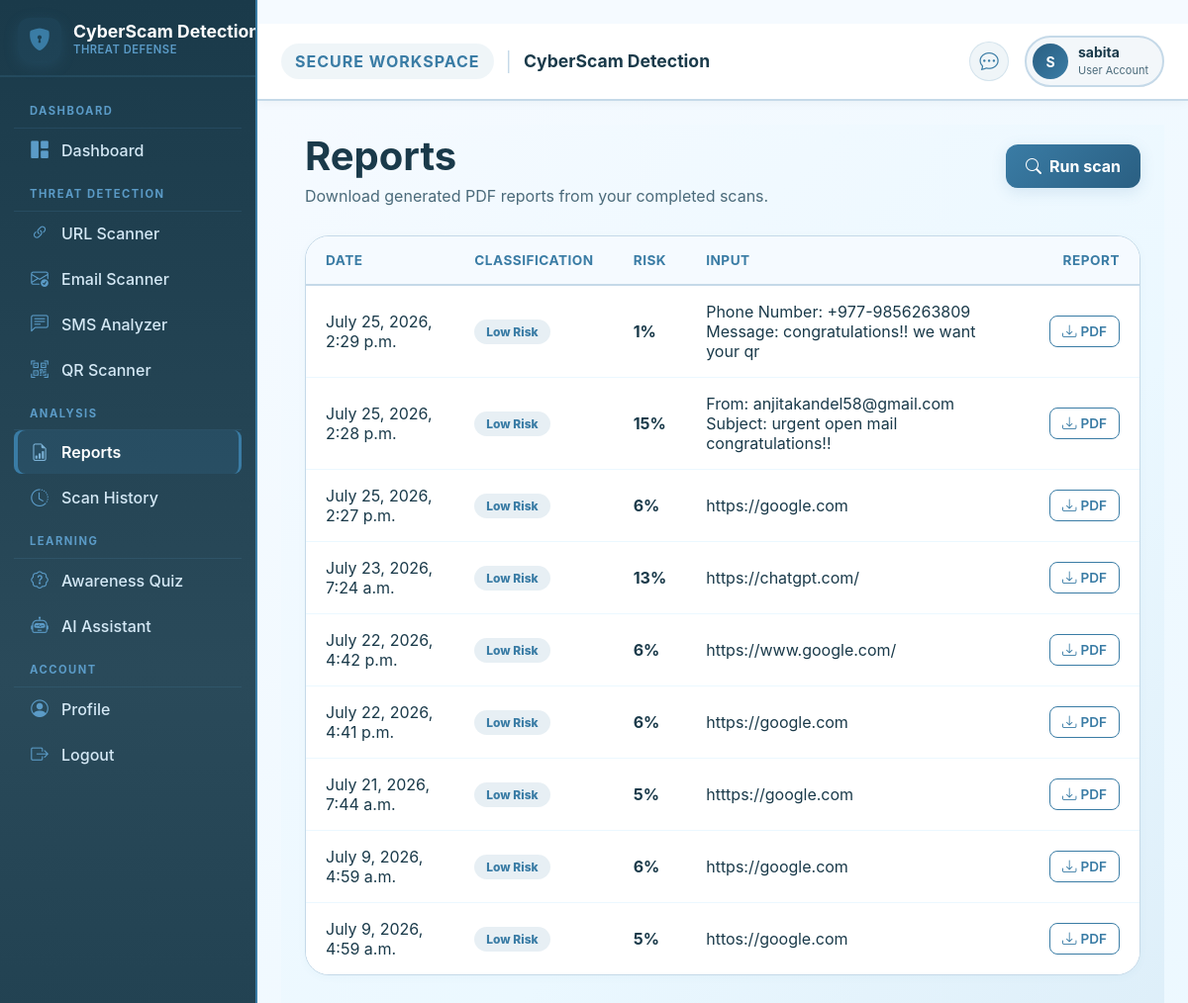
Page /reports/ (signed in) on the committed database.
### users/models.py (models this page shows, shortened)
class CustomUser(AbstractUser):
    class Role(models.TextChoices):
        ADMIN = "admin", "Administrator"
        USER = "user", "User"
    role = models.CharField(
        max_length=20,
        choices=Role.choices,
        default=Role.USER,
    )
    @property
    def is_admin_role(self):
        return (
            self.role == self.Role.ADMIN
            or self.is_staff
            or self.is_superuser
        )

### scanner/models.py (models this page shows, shortened)
class ScanResult(models.Model):
    class Classification(models.TextChoices):
        LOW = 'Low Risk', 'Low Risk'
        MEDIUM = 'Medium Risk', 'Medium Risk'
        HIGH = 'High Risk', 'High Risk'
    user = models.ForeignKey(settings.AUTH_USER_MODEL, on_delete=models.CASCADE, related_name='scan_results')
    input = models.TextField()
    risk_score = models.PositiveSmallIntegerField()
    classification = models.CharField(max_length=20, choices=Classification)
    explanation = models.JSONField(default=list)
    recommendation = models.TextField()
    report_file = models.FileField(upload_to='reports/', blank=True)
    timestamp = models.DateTimeField(auto_now_add=True)
    class Meta:
        ordering = ['-timestamp']

### reports/views.py (the view)
# urls.py: path('', reports_home, name='home'),
@login_required
def reports_home(request):
    scans = ScanResult.objects.filter(user=request.user).exclude(report_file='')[:25]
    return render(request, 'reports/home.html', {'scans': scans})

### templates/reports/home.html (shortened to what this page needs)
﻿{% extends 'dashboard/layout.html' %}
{% block content %}
<div class="content-container">
    <section class="dashboard-header">
        <div>
            <h1 class="fw-bold mt-2 mb-1" style="color: #1A3A4A;">Reports</h1>
            <p class="text-muted-soft mb-0" style="color: #4A6A7A;">Download generated PDF reports from your completed scans.</p>
        </div>
        <a class="btn btn-cyber" href="{% url 'scanner:url_scan' %}" style="background: linear-gradient(135deg, #3A7CA5, #2A5F82); color: white; border: none; border-radius: 12px; padding: 10px 20px; font-weight: 700; text-decoration: none; display: inline-flex; align-items: center; transition: all 0.3s ease; box-shadow: 0 4px 15px rgba(58, 124, 165, 0.15);">
            <i class="bi bi-search me-2"></i>Run scan
        </a>
    </section>
    <section class="dashboard-table-card">
        <div class="table-responsive">
            <table class="table align-middle">
                <thead>
                    <tr>
                        <th style="color: #3A7CA5; font-weight: 700; border-bottom: 2px solid #C5D9E8;">Date</th>
                        <th style="color: #3A7CA5; font-weight: 700; border-bottom: 2px solid #C5D9E8;">Classification</th>
                        <th style="color: #3A7CA5; font-weight: 700; border-bottom: 2px solid #C5D9E8;">Risk</th>
                        <th style="color: #3A7CA5; font-weight: 700; border-bottom: 2px solid #C5D9E8;">Input</th>
                        <th class="text-end" style="color: #3A7CA5; font-weight: 700; border-bottom: 2px solid #C5D9E8;">Report</th>
                    </tr>
                </thead>
                <tbody>
                    {% for scan in scans %}
                        <tr>
                            <td style="color: #1A3A4A;">{{ scan.timestamp }}</td>
                            <td><span class="risk-badge {% if scan.risk_score >= 70 %}status-high{% elif scan.risk_score >= 40 %}status-medium{% else %}status-low{% endif %}">{{ scan.classification }}</span></td>
                            <td><strong style="color: #1A3A4A;">{{ scan.risk_score }}%</strong></td>
                            <td class="text-break" style="color: #1A3A4A;">{{ scan.input|truncatechars:90 }}</td>
                            <td class="text-end">
                                {% if scan.report_file %}
                                    <a class="btn btn-outline-cyber btn-sm" href="{{ scan.report_file.url }}" target="_blank" rel="noopener" style="border: 1px solid #3A7CA5; color: #3A7CA5; border-radius: 8px; padding: 5px 12px; font-weight: 600; text-decoration: none; transition: all 0.3s ease; display: inline-flex; align-items: center; background: transparent; font-size: 0.85rem;">
                                        <i class="bi bi-download me-1"></i>PDF
                                    </a>
                                {% else %}
                                    <span class="text-muted-soft" style="color: #4A6A7A;">Unavailable</span>
                                {% endif %}
                            </td>
                        </tr>
                    {% empty %}
                        <tr><td colspan="5" class="text-center py-5" style="color: #4A6A7A;">No generated reports yet.</td></tr>
                    {% endfor %}
                </tbody>
            </table>
        </div>
    </section>
</div>
{% endblock %}

### templates/dashboard/layout.html (shortened to what this page needs)
﻿{% load static %}
<!doctype html>
<html lang="en">
<head>
    <link href="https://cdn.jsdelivr.net/npm/bootstrap@5.3.3/dist/css/bootstrap.min.css" rel="stylesheet">
    <link href="https://cdn.jsdelivr.net/npm/bootstrap-icons@1.11.3/font/bootstrap-icons.css" rel="stylesheet">
    <link href="{% static 'css/app.css' %}" rel="stylesheet">
    <link href="{% static 'css/dashboard.css' %}" rel="stylesheet">
</head>
<body class="dashboard-body">
    <div class="logged-in-shell">
        <aside class="dashboard-sidebar" id="dashboardSidebar" aria-label="CyberShield AI navigation" style="background: linear-gradient(180deg, #1A3A4A 0%, #2A4A5A 50%, #1A3A4A 100%); border-right: 2px solid #3A7CA5; position: fixed; top: 0; left: 0; bottom: 0; width: 260px; overflow-y: auto; z-index: 1040; height: 100vh;">
            <div class="sidebar-brand" style="border-bottom: 2px solid rgba(91, 155, 199, 0.15);">
                <a href="/dashboard/" class="brand-link" aria-label="CyberShield AI dashboard" style="display: flex; align-items: center; gap: 12px; text-decoration: none; white-space: nowrap;">
                    <span class="brand-mark" style="background: linear-gradient(135deg, #2A5F82, #3A7CA5); width: 44px; height: 44px; border-radius: 12px; display: flex; align-items: center; justify-content: center; box-shadow: 0 4px 15px rgba(58, 124, 165, 0.2); flex-shrink: 0;">
                        <i class="bi bi-shield-lock-fill" style="color: #ffffff; font-size: 1.4rem;"></i>
                    </span>
                    <span style="display: flex; flex-direction: column; line-height: 1.2;">
                        <strong style="color: #ffffff; font-size: 1.1rem; font-weight: 700; display: block; white-space: nowrap;">CyberScam Detection</strong>
                        <small style="color: #5B9BC7; font-size: 0.7rem; text-transform: uppercase; letter-spacing: 0.5px; font-weight: 600;">Threat Defense</small>
                    </span>
                </a>
            </div>
            <div class="sidebar-panel collapse show" id="dashboardSidebarPanel">
                <nav class="sidebar-nav">
                    <p class="sidebar-heading" style="color: #5B9BC7; border-bottom-color: rgba(91, 155, 199, 0.15);">Dashboard</p>
                    <a class="sidebar-link {% if request.path == '/dashboard/' or request.path == '/dashboard/user/' %}active{% endif %}" href="/dashboard/">
                        <i class="bi bi-grid-1x2-fill"></i><span>Dashboard</span>
                    </a>
                    <p class="sidebar-heading" style="color: #5B9BC7; border-bottom-color: rgba(91, 155, 199, 0.15);">Threat Detection</p>
                    <a class="sidebar-link {% if request.path == '/scanner/url/' %}active{% endif %}" href="{% url 'scanner:url_scan' %}">
                        <i class="bi bi-link-45deg"></i><span>URL Scanner</span>
                    </a>
                    <a class="sidebar-link {% if request.path == '/scanner/email/' %}active{% endif %}" href="{% url 'scanner:email_scan' %}">
                        <i class="bi bi-envelope-check"></i><span>Email Scanner</span>
                    </a>
                    <a class="sidebar-link {% if request.path == '/scanner/sms/' %}active{% endif %}" href="{% url 'scanner:sms_scan' %}">
                        <i class="bi bi-chat-left-text"></i><span>SMS Analyzer</span>
                    </a>
                    <a class="sidebar-link {% if request.path == '/scanner/qr/' %}active{% endif %}" href="{% url 'scanner:qr_upload' %}">
                        <i class="bi bi-qr-code-scan"></i><span>QR Scanner</span>
                    </a>
                    <p class="sidebar-heading" style="color: #5B9BC7; border-bottom-color: rgba(91, 155, 199, 0.15);">Analysis</p>
                    <a class="sidebar-link {% if request.path == '/reports/' %}active{% endif %}" href="{% url 'reports:home' %}">
                        <i class="bi bi-file-earmark-bar-graph"></i><span>Reports</span>
                    </a>
                    <a class="sidebar-link {% if request.path == '/history/' %}active{% endif %}" href="{% url 'scan_history' %}">
                        <i class="bi bi-clock-history"></i><span>Scan History</span>
                    </a>
                    <p class="sidebar-heading" style="color: #5B9BC7; border-bottom-color: rgba(91, 155, 199, 0.15);">Learning</p>
                    <a class="sidebar-link {% if request.path == '/quiz/' or request.path == '/quiz/attempt/' or request.path|slice:':13' == '/quiz/result/' %}active{% endif %}" href="{% url 'quiz:home' %}">
                        <i class="bi bi-patch-question"></i><span>Awareness Quiz</span>
                    </a>
                    <a class="sidebar-link {% if request.path == '/chatbot/' %}active{% endif %}" href="{% url 'chatbot:home' %}">
                        <i class="bi bi-robot"></i><span>AI Assistant</span>
                    </a>
                    <p class="sidebar-heading" style="color: #5B9BC7; border-bottom-color: rgba(91, 155, 199, 0.15);">Account</p>
                    <a class="sidebar-link {% if request.path == '/accounts/profile/' %}active{% endif %}" href="{% url 'account_profile' %}">
                        <i class="bi bi-person-circle"></i><span>Profile</span>
                    </a>
                    <button class="sidebar-link logout-link" type="button" id="showLogoutModal">
                        <i class="bi bi-box-arrow-right"></i><span>Logout</span>
                    </button>
                </nav>
            </div>
        </aside>
        <div class="dashboard-main-wrap" style="margin-left: 260px;">
            <header class="dashboard-topbar" style="background: #FFFFFF; border-bottom: 2px solid #C5D9E8; position: sticky; top: 0; z-index: 1030; padding: 12px 24px; box-shadow: 0 2px 10px rgba(0,0,0,0.04);">
                <div class="topbar-title" style="display: flex; align-items: center; gap: 12px;">
                    <span class="section-kicker" style="color: #3A7CA5; font-size: 1rem; font-weight: 700; text-transform: uppercase; letter-spacing: 1px; margin: 0;">Secure Workspace</span>
                    <span style="color: #C5D9E8; font-size: 1.2rem;">|</span>
                    <strong style="color: #1A3A4A; font-size: 1.1rem;">{% block page_heading %}CyberScam Detection{% endblock %}</strong>
                </div>
                <div class="topbar-actions" style="display: flex; align-items: center; gap: 16px;">
                    <a class="topbar-icon" href="{% url 'chatbot:home' %}" aria-label="Open AI assistant" style="color: #3A7CA5; background: rgba(58, 124, 165, 0.08); border-radius: 50%; width: 40px; height: 40px; display: flex; align-items: center; justify-content: center; transition: all 0.3s ease; text-decoration: none;">
                        <i class="bi bi-chat-dots" style="font-size: 1.2rem;"></i>
                    </a>
                    <a class="user-chip" href="{% url 'account_profile' %}" style="background: rgba(58, 124, 165, 0.06); border: 2px solid #C5D9E8; padding: 6px 14px 6px 6px; border-radius: 50px; display: flex; align-items: center; gap: 10px; text-decoration: none; transition: all 0.3s ease;">
                        <span class="user-avatar" style="background: linear-gradient(135deg, #2A5F82, #3A7CA5); color: white; width: 36px; height: 36px; border-radius: 50%; display: flex; align-items: center; justify-content: center; font-weight: 700; font-size: 14px;">{{ request.user.username|default:'U'|first|upper }}</span>
                        <span class="user-meta">
                            <strong style="color: #1A3A4A; display: block; font-size: 14px;">{{ request.user.get_full_name|default:request.user.username }}</strong>
                            <small style="color: #4A6A7A; font-size: 11px;">{% if request.user.is_admin_role %}Administrator{% else %}User Account{% endif %}</small>
                        </span>
                    </a>
                </div>
            </header>
            <main class="dashboard-content {% block main_class %}{% endblock %}" style="background: linear-gradient(135deg, #F5FAFF 0%, #EBF8FF 100%); padding: 24px; min-height: calc(100vh - 80px);">
                {% block content %}{% endblock %}
            </main>
        </div>
    </div>
</body>
</html>

### rows in the picture
CustomUser: user.username|first "S", user.get_full_name "sabita"
ScanResult: timestamp "July 25, 2026, 2:29 p.m.", classification "Low Risk", risk_score "1", input "Phone Number: +977-9856263809 Message: congratulations!! we want your qr"
ScanResult: timestamp "July 25, 2026, 2:28 p.m.", classification "Low Risk", risk_score "15", input "From: anjitakandel58@gmail.com Subject: urgent open mail congratulations!!"
ScanResult: timestamp "July 25, 2026, 2:27 p.m.", classification "Low Risk", risk_score "6", input "https://google.com"
ScanResult: timestamp "July 23, 2026, 7:24 a.m.", classification "Low Risk", risk_score "13", input "https://chatgpt.com/"
ScanResult: timestamp "July 22, 2026, 4:42 p.m.", classification "Low Risk", risk_score "6", input "https://www.google.com/"
ScanResult: timestamp "July 22, 2026, 4:41 p.m.", classification "Low Risk", risk_score "6", input "https://google.com"
ScanResult: timestamp "July 21, 2026, 7:44 a.m.", classification "Low Risk", risk_score "5", input "htttps://google.com"
ScanResult: timestamp "July 9, 2026, 4:59 a.m.", classification "Low Risk", risk_score "6", input "https://google.com"
ScanResult: timestamp "July 9, 2026, 4:59 a.m.", classification "Low Risk", risk_score "5", input "httos://google.com"
